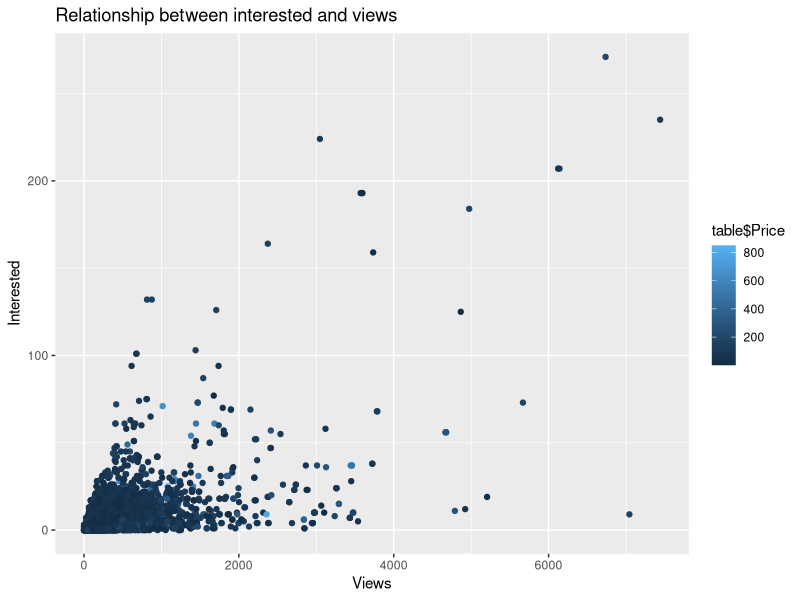
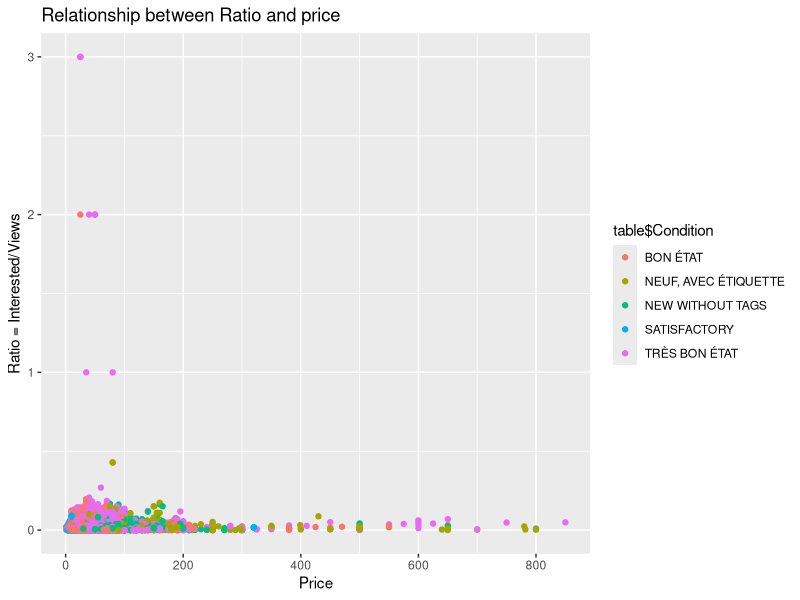
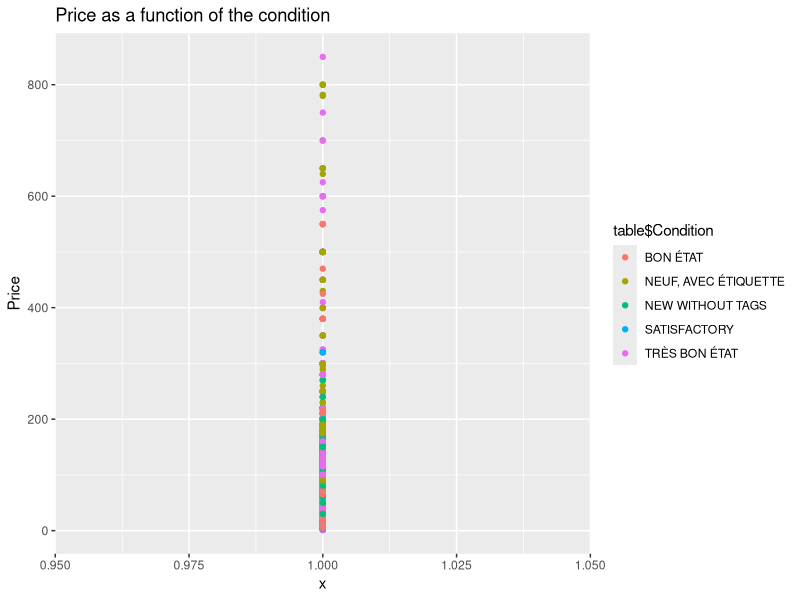
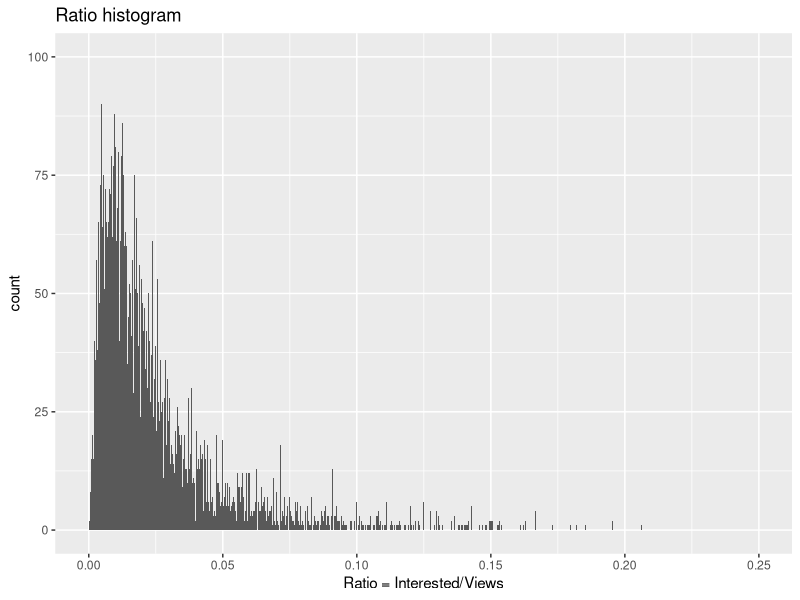
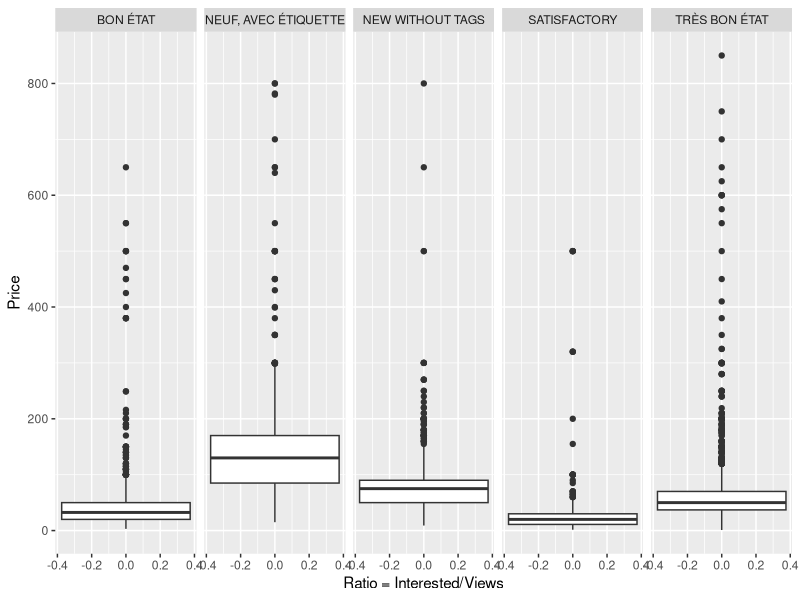
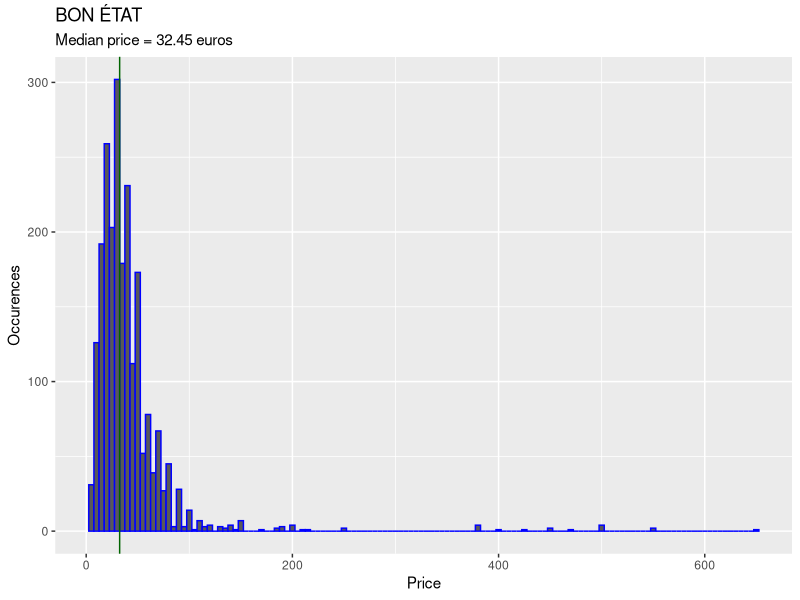
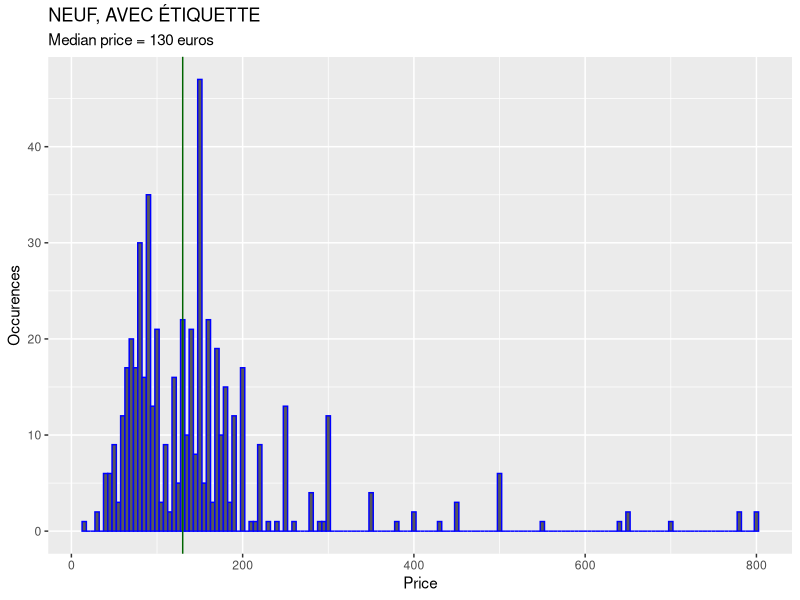
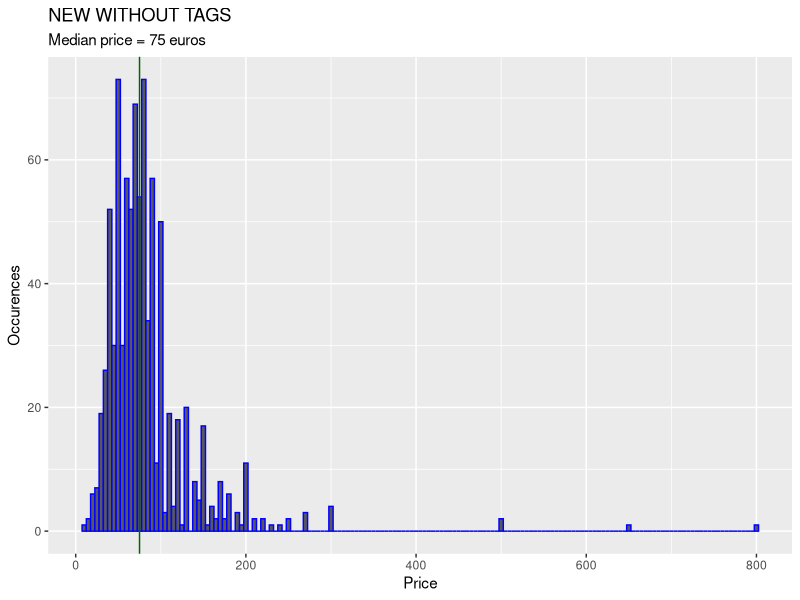

Recreate these plots in R, in order. (Note: this script raises an error after producing the figures.)
###### Data analysis and exploration - Vinted ######################
#-------------------------------------------------------------------#
# The idea is to study the collected data in order to evaluate the relationship 
# between the number of interested people and the other factors 
# The metric that we seek to maximize is the following ratio :
# Ratio = Interested / Views
# Because then we maximize the number of people that are truly interested into 
# buying the product (they put it on favorite articles)
#-------------------------------------------------------------------#

#-------------------------------------------------------------------#
#                   I - Import libraries and files 
#-------------------------------------------------------------------#
#setwd("C:\\Users\\Sébastien CARARO\\Desktop\\Vinted\\Data\\Scraped")

library(ggplot2)
library(corrplot)
library(dplyr)
library(MASS)
library(glue)

table <- read.csv('Air-force-one.csv', sep = ";", encoding = 'utf-8') %>%
  filter(Size != "" & Size != 'Na')
summary(table)
table$Size <- as.numeric(as.character(table$Size))
table$Price <- as.numeric(gsub(",", ".", as.character(table$Price)))
dim(table)
summary(table)
table$Ratio <- table$Interested / table$Views

table <- table %>%
  filter(!is.na(Price))%>% 
  filter(Size > 35 ) # Remove baby 

dim(table)
summary(table)

table$Condition <- as.character(table$Condition)
# for french version...
table$Condition[table$Condition == "BON Ã‰TAT"] <- 'GOOD CONDITION'
table$Condition[table$Condition == "NEUF"] <- 'NEW WITHOUT TAGS'
table$Condition[table$Condition == "NEUF, AVEC Ã‰TIQUETTE"] <- 'NEW WITH TAGS'
table$Condition[table$Condition == "SATISFAISANT"] <- 'SATISFACTORY'
table$Condition[table$Condition == "TRÃˆS BON Ã‰TAT"] <- 'VERY GOOD CONDITION'
levels(as.factor(table$Condition))

#-------------------------------------------------------------------#
#                           II - Overview
#-------------------------------------------------------------------#
ggplot()+
  geom_point(aes(x = table$Views, y = table$Interested, col = table$Price))+
  labs(title = 'Relationship between interested and views')+
  xlab("Views")+
  ylab("Interested")

ggplot()+
  geom_point(aes(x = table$Price, y = table$Ratio, col = table$Condition))+
  labs(title = 'Relationship between Ratio and price')+
  xlab("Price")+
  ylab("Ratio = Interested/Views")

ggplot()+
  geom_point(aes(y=table$Price, x = 1, col = table$Condition))+
  ylab("Price")+
  labs(title = 'Price as a function of the condition')

ggplot()+
  geom_histogram(aes(x = table$Ratio), bins = length(table$Ratio)/10)+
  scale_x_continuous(limits = c(0,0.25))+
  scale_y_continuous(limits = c(0,100))+
  labs(title = 'Ratio histogram')+
  xlab("Ratio = Interested/Views")

ggplot(data = table, aes(y = Price)) +
  geom_boxplot() +
  facet_grid(. ~ Condition)+
  labs(x = "Ratio = Interested/Views", 
       y = "Price")


for(condition in levels(as.factor(table$Condition))){
  print(condition)
  t <- table %>% filter(Condition == condition)
  p <- ggplot()+
    geom_histogram(aes(x = t$Price), col = 'blue', binwidth = 5)+
    geom_vline(xintercept = median(t$Price), col = 'dark green')+
    labs(title = condition, subtitle = glue("Median price = ", median(t$Price), " euros"))+
    xlab("Price")+
    ylab('Occurences')
  print(p)
}
#-------------------------------------------------------------------#
#                       III - Correlation matrix 
#-------------------------------------------------------------------#

mydata.cor <- cor(table %>% dplyr::select(Price, Size, Views, Interested, Ratio), method = c("pearson"))
rownames(mydata.cor) <- colnames(mydata.cor) # hack
corrplot(mydata.cor, method = "color")
print(mydata.cor)



#-------------------------------------------------------------------#
# IV - Try to determine relation between interested/minute and other variables
#-------------------------------------------------------------------#

model <- lm(Ratio ~ ., data = table)
print(model)

model <- lm(Price ~ Condition + Size, data = table)
print(model)
